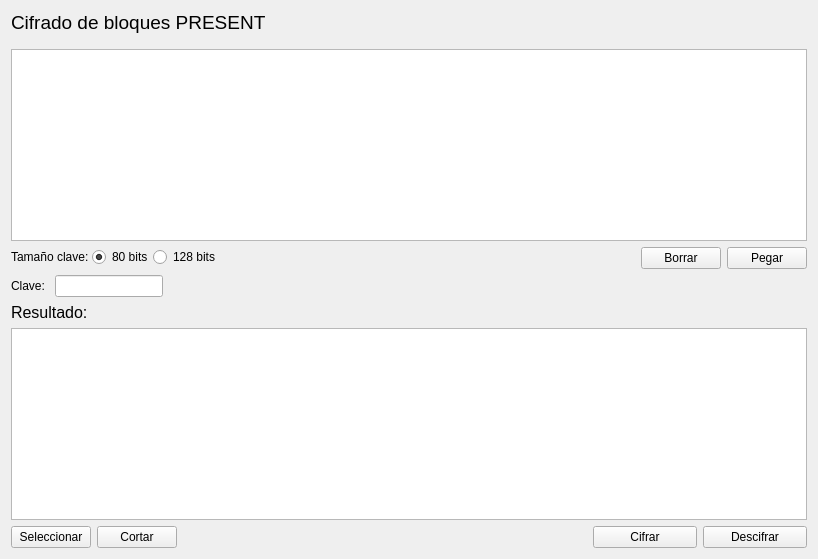
          <widget class="QWidget" name="tabCifradoDescifradoPRESENT">
           <attribute name="title">
            <string>Cifrado/Descifrado PRESENT</string>
           </attribute>
           <layout class="QFormLayout" name="formLayout_13">
            <item row="0" column="0" colspan="2">
             <layout class="QFormLayout" name="formLayout_12">
              <property name="fieldGrowthPolicy">
               <enum>QFormLayout::AllNonFixedFieldsGrow</enum>
              </property>
              <item row="1" column="0">
               <layout class="QHBoxLayout" name="horizontalLayout_25">
                <property name="spacing">
                 <number>0</number>
                </property>
                <property name="leftMargin">
                 <number>0</number>
                </property>
                <property name="topMargin">
                 <number>0</number>
                </property>
                <property name="rightMargin">
                 <number>165</number>
                </property>
                <item>
                 <widget class="QLabel" name="label_27">
                  <property name="text">
                   <string>&lt;html&gt;&lt;head/&gt;&lt;body&gt;&lt;p&gt;Tamaño clave: &lt;/p&gt;&lt;/body&gt;&lt;/html&gt;</string>
                  </property>
                 </widget>
                </item>
                <item>
                 <widget class="QRadioButton" name="boton80">
                  <property name="enabled">
                   <bool>true</bool>
                  </property>
                  <property name="text">
                   <string>80 bits</string>
                  </property>
                  <property name="checked">
                   <bool>true</bool>
                  </property>
                  <property name="autoExclusive">
                   <bool>true</bool>
                  </property>
                 </widget>
                </item>
                <item>
                 <widget class="QRadioButton" name="boton128">
                  <property name="enabled">
                   <bool>true</bool>
                  </property>
                  <property name="acceptDrops">
                   <bool>false</bool>
                  </property>
                  <property name="text">
                   <string>128 bits</string>
                  </property>
                  <property name="checkable">
                   <bool>true</bool>
                  </property>
                  <property name="checked">
                   <bool>false</bool>
                  </property>
                 </widget>
                </item>
               </layout>
              </item>
              <item row="1" column="1">
               <layout class="QHBoxLayout" name="horizontalLayout_26">
                <property name="leftMargin">
                 <number>250</number>
                </property>
                <item>
                 <widget class="QPushButton" name="botonBorrarPRES">
                  <property name="toolTip">
                   <string>&lt;html&gt;&lt;head/&gt;&lt;body&gt;&lt;p&gt;Borrar texto&lt;/p&gt;&lt;/body&gt;&lt;/html&gt;</string>
                  </property>
                  <property name="text">
                   <string>Borrar</string>
                  </property>
                 </widget>
                </item>
                <item>
                 <widget class="QPushButton" name="botonPegarPRES">
                  <property name="toolTip">
                   <string>&lt;html&gt;&lt;head/&gt;&lt;body&gt;&lt;p&gt;Pegar texto&lt;/p&gt;&lt;/body&gt;&lt;/html&gt;</string>
                  </property>
                  <property name="text">
                   <string>Pegar</string>
                  </property>
                 </widget>
                </item>
               </layout>
              </item>
              <item row="0" column="0" colspan="2">
               <layout class="QVBoxLayout" name="verticalLayout_14">
                <property name="spacing">
                 <number>15</number>
                </property>
                <property name="topMargin">
                 <number>0</number>
                </property>
                <item>
                 <widget class="QLabel" name="label_28">
                  <property name="text">
                   <string>&lt;html&gt;&lt;head/&gt;&lt;body&gt;&lt;p&gt;&lt;span style=&quot; font-size:14pt;&quot;&gt;Cifrado de bloques PRESENT&lt;/span&gt;&lt;/p&gt;&lt;/body&gt;&lt;/html&gt;</string>
                  </property>
                 </widget>
                </item>
                <item>
                 <widget class="QTextEdit" name="textocPRES">
                  <property name="toolTip">
                   <string>&lt;html&gt;&lt;head/&gt;&lt;body&gt;&lt;p&gt;Texto a cifrar o descifrar&lt;/p&gt;&lt;/body&gt;&lt;/html&gt;</string>
                  </property>
                  <property name="html">
                   <string>&lt;!DOCTYPE HTML PUBLIC &quot;-//W3C//DTD HTML 4.0//EN&quot; &quot;http://www.w3.org/TR/REC-html40/strict.dtd&quot;&gt;
&lt;html&gt;&lt;head&gt;&lt;meta name=&quot;qrichtext&quot; content=&quot;1&quot; /&gt;&lt;style type=&quot;text/css&quot;&gt;
p, li { white-space: pre-wrap; }
&lt;/style&gt;&lt;/head&gt;&lt;body style=&quot; font-family:'Ubuntu'; font-size:11pt; font-weight:400; font-style:normal;&quot;&gt;
&lt;p style=&quot;-qt-paragraph-type:empty; margin-top:0px; margin-bottom:0px; margin-left:0px; margin-right:0px; -qt-block-indent:0; text-indent:0px;&quot;&gt;&lt;br /&gt;&lt;/p&gt;&lt;/body&gt;&lt;/html&gt;</string>
                  </property>
                 </widget>
                </item>
               </layout>
              </item>
             </layout>
            </item>
            <item row="1" column="0">
             <layout class="QHBoxLayout" name="horizontalLayout_24">
              <property name="topMargin">
               <number>0</number>
              </property>
              <property name="rightMargin">
               <number>0</number>
              </property>
              <item>
               <widget class="QLabel" name="label_26">
                <property name="text">
                 <string>&lt;html&gt;&lt;head/&gt;&lt;body&gt;&lt;p&gt;Clave: &lt;/p&gt;&lt;/body&gt;&lt;/html&gt;</string>
                </property>
               </widget>
              </item>
              <item>
               <widget class="QLineEdit" name="textoclavePRES">
                <property name="toolTip">
                 <string>&lt;html&gt;&lt;head/&gt;&lt;body&gt;&lt;p&gt;Introduzca una clave&lt;/p&gt;&lt;/body&gt;&lt;/html&gt;</string>
                </property>
                <property name="text">
                 <string/>
                </property>
               </widget>
              </item>
             </layout>
            </item>
            <item row="2" column="0" colspan="2">
             <layout class="QVBoxLayout" name="verticalLayout_15">
              <item>
               <widget class="QLabel" name="label_29">
                <property name="text">
                 <string>&lt;html&gt;&lt;head/&gt;&lt;body&gt;&lt;p&gt;&lt;span style=&quot; font-size:12pt;&quot;&gt;Resultado:&lt;/span&gt;&lt;/p&gt;&lt;/body&gt;&lt;/html&gt;</string>
                </property>
               </widget>
              </item>
              <item>
               <widget class="QTextEdit" name="textoresultadoPRES">
                <property name="enabled">
                 <bool>true</bool>
                </property>
                <property name="readOnly">
                 <bool>false</bool>
                </property>
                <property name="textInteractionFlags">
                 <set>Qt::TextEditorInteraction</set>
                </property>
               </widget>
              </item>
             </layout>
            </item>
            <item row="3" column="0">
             <layout class="QHBoxLayout" name="horizontalLayout_27">
              <property name="rightMargin">
               <number>310</number>
              </property>
              <property name="bottomMargin">
               <number>0</number>
              </property>
              <item>
               <widget class="QPushButton" name="botonSeleccionar_3">
                <property name="enabled">
                 <bool>true</bool>
                </property>
                <property name="toolTip">
                 <string>&lt;html&gt;&lt;head/&gt;&lt;body&gt;&lt;p&gt;Seleccionar todo&lt;/p&gt;&lt;/body&gt;&lt;/html&gt;</string>
                </property>
                <property name="text">
                 <string>Seleccionar</string>
                </property>
               </widget>
              </item>
              <item>
               <widget class="QPushButton" name="botonCortar_3">
                <property name="enabled">
                 <bool>true</bool>
                </property>
                <property name="text">
                 <string>Cortar</string>
                </property>
               </widget>
              </item>
             </layout>
            </item>
            <item row="3" column="1">
             <layout class="QHBoxLayout" name="horizontalLayout_23">
              <property name="spacing">
               <number>6</number>
              </property>
              <property name="sizeConstraint">
               <enum>QLayout::SetDefaultConstraint</enum>
              </property>
              <property name="leftMargin">
               <number>100</number>
              </property>
              <property name="rightMargin">
               <number>0</number>
              </property>
              <property name="bottomMargin">
               <number>0</number>
              </property>
              <item>
               <widget class="QPushButton" name="botoncifraPRES">
                <property name="enabled">
                 <bool>true</bool>
                </property>
                <property name="styleSheet">
                 <string notr="true"/>
                </property>
                <property name="text">
                 <string>Cifrar</string>
                </property>
                <property name="iconSize">
                 <size>
                  <width>10</width>
                  <height>10</height>
                 </size>
                </property>
                <property name="default">
                 <bool>false</bool>
                </property>
               </widget>
              </item>
              <item>
               <widget class="QPushButton" name="botondescifraPRES">
                <property name="enabled">
                 <bool>true</bool>
                </property>
                <property name="text">
                 <string>Descifrar</string>
                </property>
               </widget>
              </item>
             </layout>
            </item>
           </layout>
           <zorder></zorder>
          </widget>
